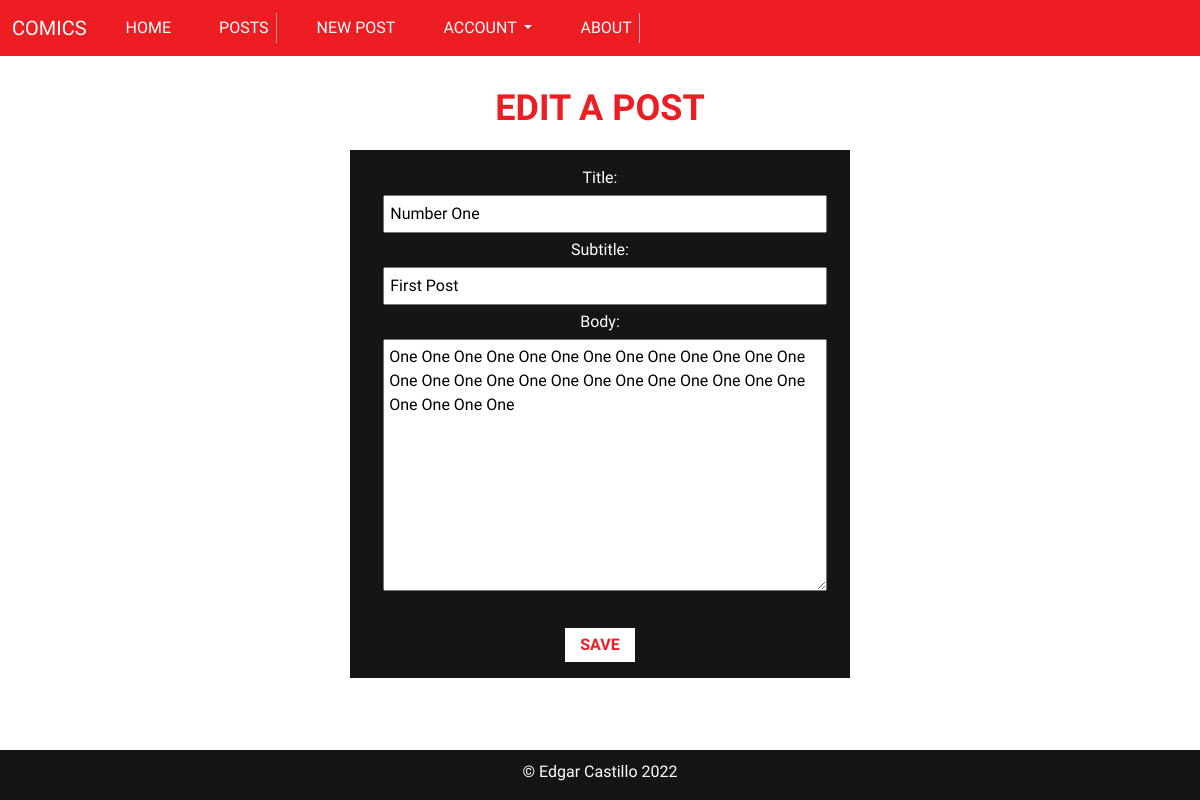
The app's page /posts/1/edit/ (signed in) with its own data.
### posts/models.py (models this page shows, shortened)
class Post(models.Model):
    title = models.CharField(max_length=256)
    subtitle = models.CharField(max_length=256)
    body = models.TextField()
    created_on = models.DateTimeField(auto_now_add=True)
    author = models.ForeignKey(
        get_user_model(),
        on_delete=models.CASCADE
    )

### posts/views.py (the view)
# urls.py: path('<int:pk>/edit/', views.PostUpdateView.as_view(), name="post_edit"),
class PostUpdateView(LoginRequiredMixin, UserPassesTestMixin, UpdateView):
    template_name = "posts/edit.html"
    model = Post
    fields = ["title", "subtitle", "body"]
    def test_func(self):
        obj = self.get_object()
        return obj.author == self.request.user

### templates/posts/edit.html (shortened to what this page needs)
{% extends "base.html" %}
{% block content %}
    <div class="container">
        <p class="title-form">Edit a Post</p>
        <div class="card post-form">
            <div class="card-body">
                <form method="POST">
                    <div class="form-group">
                        {{ form.as_p }}
                    </div>
                    <button class="post-submit" type="submit">Save</button>
                </form>
            </div>
        </div>
    </div>
{% endblock content %}

### static/css/base.css (style rules this page uses)
body { font-family: "Roboto Condensed", sans-serif; margin: 0; padding: 0; display: flex; flex-direction: column; min-height: 100vh; }
p { margin: 0; padding: 0; }
:root { --red: #ed1d24; --black: #151515; }
.container { margin-top: 25px; margin-bottom: 25px; }
.card { border-radius: 0; border: none; background-color: var(--black); color: white; }
.title-form { color: var(--red); font-weight: bold; text-transform: uppercase; font-size: 36px; text-align: center; margin-bottom: 15px; }
.post-form { max-width: 500px; margin: 0 auto; }
.post-form .card-body { display: flex; justify-content: center; align-items: center; text-align: center; }
p > input, p > textarea, p > select, form > input { width: 100%; padding: 5px; margin: 5px; }
.post-submit { border: none; background-color: white; color: var(--red); font-size: 16px; text-transform: uppercase; padding: 5px 15px; font-weight: bold; margin-top: 25px; }

### records on screen
Post: title "Number One", subtitle "First Post", body "One One One One One One One One One One One One One One One One One One One One One One One One One One One One One One"
